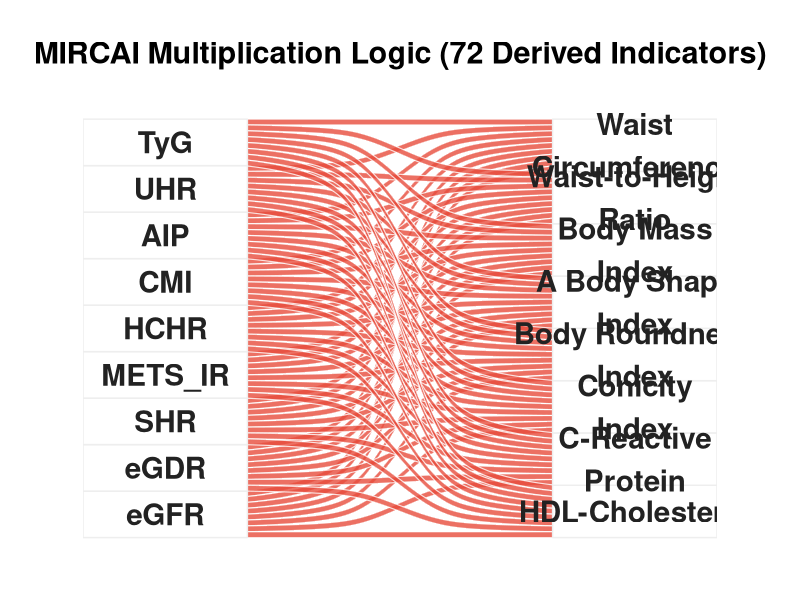
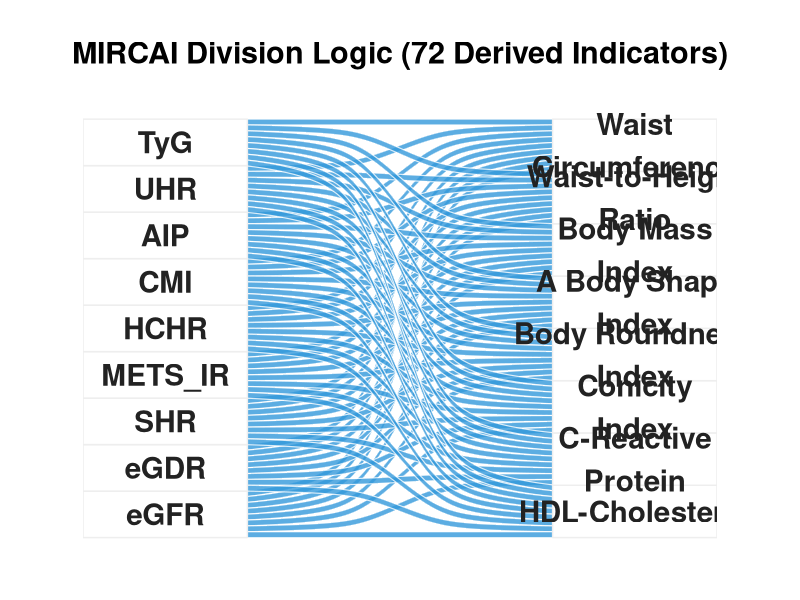
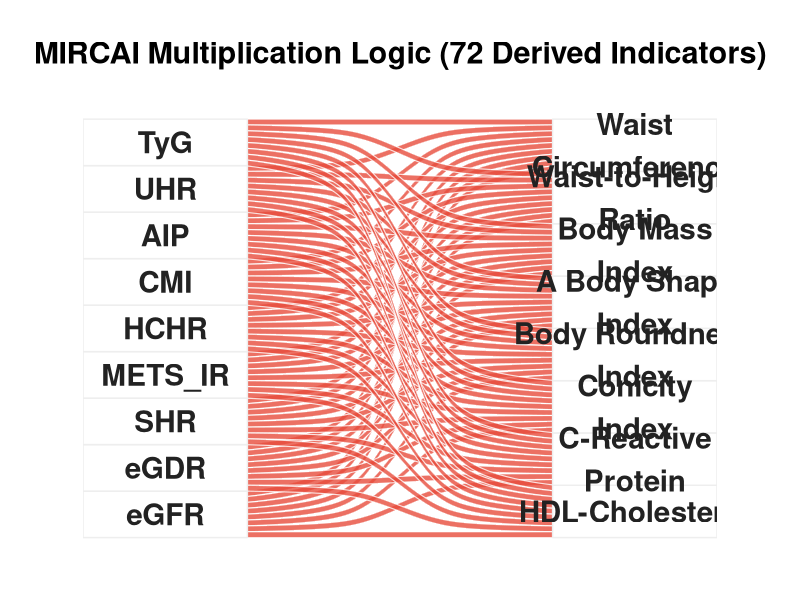
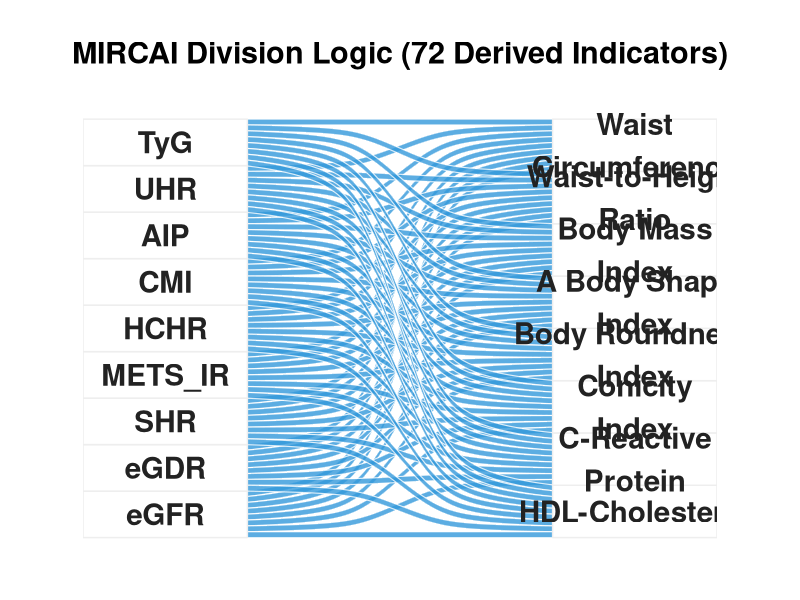

R code for these plots, in order:
# 加载必备包
library(ggplot2)
library(ggalluvial)
library(dplyr)

# ===================== 1. 基础指标定义 =====================
core_list <- c("TyG","UHR","AIP","CMI","HCHR","METS_IR","SHR","eGDR","eGFR")
derived_list <- c(
  "Waist\nCircumference", "Waist-to-Height\nRatio", "Body Mass\nIndex", 
  "A Body Shape\nIndex", "Body Roundness\nIndex", "Conicity\nIndex", 
  "C-Reactive\nProtein", "HDL-Cholesterol"
)

# 生成完整数据
full_data <- expand.grid(core = core_list, derived = derived_list) %>% 
  mutate(freq = 1)

# 拆分：乘法数据(72条)、除法数据(72条)
data_mul <- full_data  # 乘法：红色
data_div <- full_data  # 除法：蓝色

# ===================== 2. 神经网络风格绘图函数 =====================
plot_nn <- function(data, color, title, filename){
  p <- ggplot(data, aes(y = freq, axis1 = core, axis2 = derived)) +
    # 神经网络流线：纯色柔和线条，无杂乱感
    geom_alluvium(
      fill = color, color = "white", alpha = 0.8, lwd = 0.4, knot.pos = 0.4
    ) +
    # 节点样式：纯白底色，细边框，模拟神经网络神经元
    geom_stratum(fill = "white", color = "#EEEEEE", lwd = 0.5, width = 0.35) +
    # 超大加粗文字，图小字大
    geom_text(
      stat = "stratum", aes(label = after_stat(stratum)),
      size = 7.5, fontface = "bold", color = "#222222"
    ) +
    # 双栏标题（神经网络层）
    scale_x_discrete(limits = c("Core\nIndicators", "Derived\nIndicators"), expand = c(0.05, 0.05)) +
    # 极简主题：纯黑背景/纯白背景二选一（默认纯白，更高级）
    theme_void() +
    theme(
      plot.title = element_text(size = 22, face = "bold", hjust = 0.5, margin = margin(b=20)),
      plot.margin = margin(30, 60, 30, 60)
    ) +
    labs(title = title)
  
  # 保存高清图片
  ggsave(filename, p, width=14, height=10, dpi=300, bg="white")
  return(p)
}

# ===================== 3. 分别绘制乘法(红色)、除法(蓝色)图 =====================
# 1️⃣ 乘法图（红色 - 神经网络风格）
plot_nn(
  data = data_mul,
  color = "#E74C3C",  # 高级红
  title = "MIRCAI Multiplication Logic (72 Derived Indicators)",
  filename = "MIRCAI_Multiplication_NN.png"
)

# 2️⃣ 除法图（蓝色 - 神经网络风格）
plot_nn(
  data = data_div,
  color = "#3498DB",  # 高级蓝
  filename = "MIRCAI_Division_NN.png",
  title = "MIRCAI Division Logic (72 Derived Indicators)"
)

cat("✅ 两张神经网络风格图表已保存完成！\n",
    "1. 乘法图：MIRCAI_Multiplication_NN.png\n",
    "2. 除法图：MIRCAI_Division_NN.png\n",
    "保存路径：", getwd())
